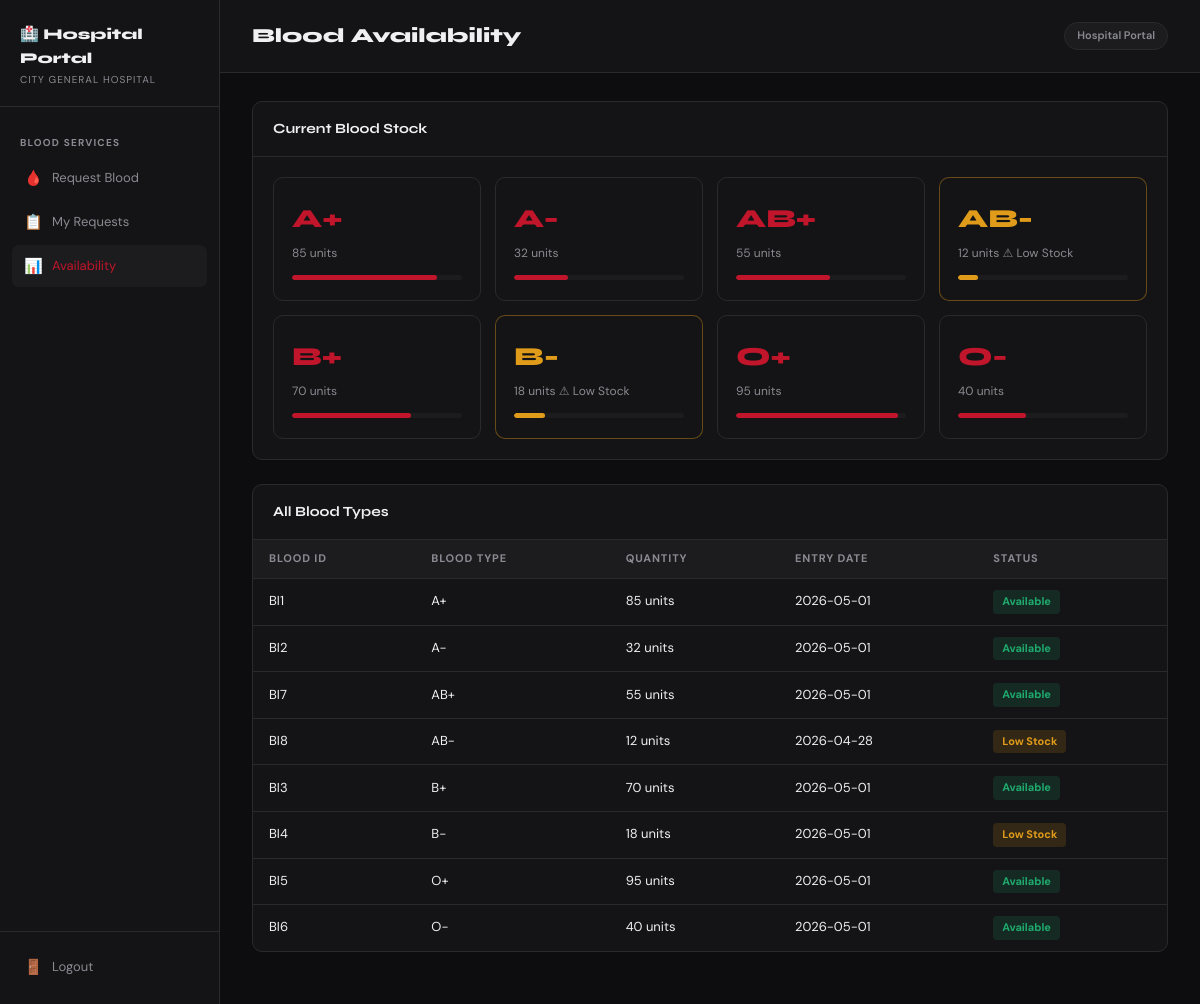
The page /hospital/availability (signed in) on the database its author committed.
### tables this page shows
CREATE TABLE blood_inventory (
        BloodId INTEGER PRIMARY KEY AUTOINCREMENT,
        BloodType TEXT, Quantity INTEGER, EntryDate TEXT,
        status TEXT DEFAULT 'Available'
    );

### app.py (the view)
@app.route('/hospital/availability')
@hospital_required
def hospital_availability():
    db  = get_db()
    inv = db.execute("SELECT * FROM blood_inventory ORDER BY BloodType").fetchall()
    db.close()
    return render_template('hospital/availability.html', inventory=inv)

### app.py (called while the page is built)
def get_db():
    conn = sqlite3.connect(DB)
    conn.row_factory = sqlite3.Row
    return conn

def hospital_required(f):
    from functools import wraps
    @wraps(f)
    def decorated(*args, **kwargs):
        if session.get('role') != 'hospital':
            return redirect(url_for('login'))
        return f(*args, **kwargs)
    return decorated

### templates/hospital/availability.html (shortened to what this page needs)
{% extends 'hospital/base.html' %}
{% block hospital_content %}
<div class="topbar"><h2>Blood Availability</h2><span class="tag">Hospital Portal</span></div>
<div class="page-content">
  <div class="table-section" style="margin-bottom:24px;">
    <div class="table-header"><h3>Current Blood Stock</h3></div>
    <div style="padding:20px;">
      <div class="blood-inv-grid">
        {% for row in inventory %}
        <div class="blood-inv-card {{ 'low' if row['status']=='Low Stock' else '' }}">
          <div class="type">{{ row['BloodType'] }}</div>
          <div class="qty">{{ row['Quantity'] }} units{% if row['status']=='Low Stock' %} ⚠ Low Stock{% endif %}</div>
          <div class="blood-bar"><div class="blood-fill" style="width:{{ [row['Quantity'],100]|min }}%"></div></div>
        </div>
        {% endfor %}
      </div>
    </div>
  </div>
  <div class="table-section">
    <div class="table-header"><h3>All Blood Types</h3></div>
    <div class="table-wrap">
      <table>
        <thead><tr><th>Blood ID</th><th>Blood Type</th><th>Quantity</th><th>Entry Date</th><th>Status</th></tr></thead>
        <tbody>
          {% for row in inventory %}
          <tr>
            <td>BI{{ row['BloodId'] }}</td>
            <td>{{ row['BloodType'] }}</td>
            <td>{{ row['Quantity'] }} units</td>
            <td>{{ row['EntryDate'] }}</td>
            <td><span class="badge {{ 'available' if row['status']=='Available' else 'low' }}">{{ row['status'] }}</span></td>
          </tr>
          {% endfor %}
        </tbody>
      </table>
    </div>
  </div>
</div>
{% endblock %}

### static/css/style.css (style rules this page uses)
:root { --red: #c0152a; --red-dark: #8b0d1e; --red-bright: #e8192f; --bg: #0d0d0f; --surface: #141416; --surface2: #1c1c1f; --border: #2a2a2e; --text: #f0f0f2; --muted: #8a8a92; --green: #1faa6e; --amber: #e09b1a; --blue: #2563eb; --font-display: 'Syne', sans-serif; --font-body: 'DM Sans', sans-serif; --radius: 10px; }
* { margin:0; padding:0; box-sizing:border-box; }
body { font-family: var(--font-body); background: var(--bg); color: var(--text); font-size: 14px; line-height: 1.6; }
.blood-inv-grid { display: grid; grid-template-columns: repeat(4, 1fr); gap: 14px; }
.blood-inv-card { background: var(--surface); border: 1px solid var(--border); border-radius: var(--radius); padding: 20px 18px; transition: border-color .2s; }
.blood-inv-card.low { border-color: rgba(224,155,26,.4); }
.blood-inv-card.low .type { color: var(--amber); }
.blood-inv-card .type { font-family: var(--font-display); font-size: 26px; font-weight: 800; color: var(--red); margin-bottom: 4px; }
.blood-inv-card .qty { font-size: 12px; color: var(--muted); margin-bottom: 12px; }
.blood-bar { background: var(--surface2); border-radius: 4px; height: 5px; overflow: hidden; }
.blood-fill { height: 100%; background: var(--red); border-radius: 4px; transition: width .6s ease; }
.blood-inv-card.low .blood-fill { background: var(--amber); }
.topbar { display: flex; align-items: center; justify-content: space-between; padding: 20px 32px; border-bottom: 1px solid var(--border); background: var(--surface); }
.topbar h2 { font-family: var(--font-display); font-size: 20px; font-weight: 800; }
.tag { background: var(--surface2); border: 1px solid var(--border); border-radius: 20px; padding: 4px 12px; font-size: 11px; font-weight: 600; color: var(--muted); }
.page-content { padding: 28px 32px; }
.table-section { background: var(--surface); border: 1px solid var(--border); border-radius: var(--radius); overflow: hidden; margin-bottom: 24px; }
.table-header { display: flex; align-items: center; justify-content: space-between; padding: 16px 20px; border-bottom: 1px solid var(--border); }
.table-header h3 { font-family: var(--font-display); font-size: 14px; font-weight: 700; }
.table-wrap { overflow-x: auto; }
table { width: 100%; border-collapse: collapse; }
thead tr { border-bottom: 1px solid var(--border); background: var(--surface2); }
th { padding: 10px 16px; font-size: 11px; font-weight: 700; letter-spacing: .08em; text-transform: uppercase; color: var(--muted); text-align: left; white-space: nowrap; }
td { padding: 11px 16px; font-size: 13px; border-bottom: 1px solid var(--border); white-space: nowrap; }
tbody tr:last-child td { border-bottom: none; }
.badge { display: inline-block; padding: 3px 9px; border-radius: 4px; font-size: 11px; font-weight: 700; }
.badge.available { background: rgba(31,170,110,.15); color: var(--green); }
.badge.low { background: rgba(224,155,26,.15); color: var(--amber); }

### rows shown on the page
blood_inventory: BloodType "A+", Quantity "85", BloodId "1", EntryDate "2026-05-01", status "Available"
blood_inventory: BloodType "A-", Quantity "32", BloodId "2", EntryDate "2026-05-01", status "Available"
blood_inventory: BloodType "AB+", Quantity "55", BloodId "7", EntryDate "2026-05-01", status "Available"
blood_inventory: BloodType "AB-", Quantity "12", shows "⚠ Low Stock", BloodId "8", EntryDate "2026-04-28", status "Low Stock"
blood_inventory: BloodType "B+", Quantity "70", BloodId "3", EntryDate "2026-05-01", status "Available"
blood_inventory: BloodType "B-", Quantity "18", shows "⚠ Low Stock", BloodId "4", EntryDate "2026-05-01", status "Low Stock"
blood_inventory: BloodType "O+", Quantity "95", BloodId "5", EntryDate "2026-05-01", status "Available"
blood_inventory: BloodType "O-", Quantity "40", BloodId "6", EntryDate "2026-05-01", status "Available"

### other values the page prints
{{ session.get('hospital_name','Hospital') }} "CITY GENERAL HOSPITAL"
